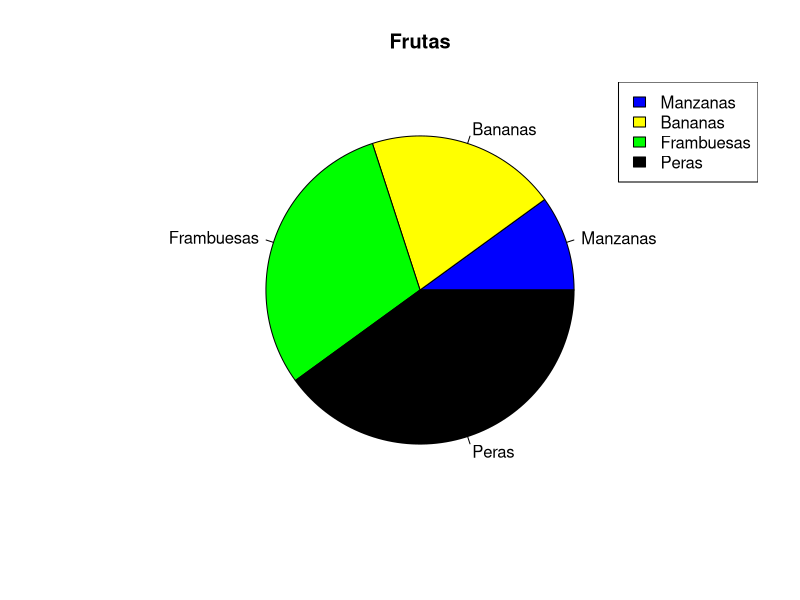

Write R code to recreate this figure.
x <- c(10, 20, 30, 40)

colores <- c("blue", "yellow", "green", "black")
etiqueta <- c("Manzanas", "Bananas", "Frambuesas", "Peras")
pie(x, label = etiqueta, main = "Frutas", col = colores)

#leyenda
legend("topright", etiqueta, fill = colores)


#La leyenda se puede posicionar como:
#bottomright, bottom, bottomleft, left, topleft, top, topright, right, center
